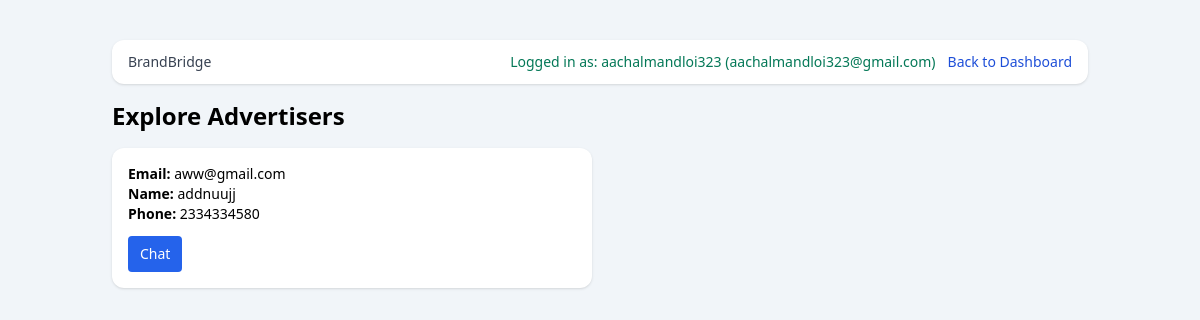
Page /explore/advertisers (signed in) on the committed database.
### app/models.py (models this page shows)
class User(Base):
    __tablename__ = "users"
    id = Column(Integer, primary_key=True, index=True)
    email = Column(String(255), unique=True, nullable=False, index=True)
    password_hash = Column(String(255), nullable=False)
    role = Column(SqlEnum(UserRole), default=UserRole.USER, nullable=False)
    is_active = Column(Boolean, default=True, nullable=False)
    created_at = Column(DateTime, default=datetime.utcnow, nullable=False)
    profile = relationship("Profile", back_populates="user", uselist=False)
    basic_profiles = relationship("BasicProfile", back_populates="user")
    approval_requests = relationship("ProfileApprovalRequest", back_populates="user")
    sent_messages = relationship(
        "Message", back_populates="sender", foreign_keys="Message.sender_id"
    )
    received_messages = relationship(
        "Message", back_populates="receiver", foreign_keys="Message.receiver_id"
    )

class BasicProfile(Base):
    __tablename__ = "basic_profiles"
    __table_args__ = (
        UniqueConstraint("user_id", "profile_type", name="uq_basic_profile_user_type"),
    )
    id = Column(Integer, primary_key=True, index=True)
    user_id = Column(Integer, ForeignKey("users.id"), nullable=False, index=True)
    profile_type = Column(SqlEnum(ProfileType), nullable=False)
    name = Column(String(120), nullable=False)
    phone_number = Column(String(30), nullable=False)
    created_at = Column(DateTime, default=datetime.utcnow, nullable=False)
    updated_at = Column(DateTime, default=datetime.utcnow, nullable=False)
    user = relationship("User", back_populates="basic_profiles")

### app/main.py (the view)
@app.get("/explore/advertisers", response_class=HTMLResponse)
def explore_advertisers_page(request: Request, db: Session = Depends(get_db)):
    user = _get_user_from_cookie(request, db)
    if not user:
        return RedirectResponse(url="/?error=Please login first.", status_code=303)
    if not _is_profile_type_approved(db, user.id, models.ProfileType.BRAND):
        return RedirectResponse(
            url="/dashboard?error=Only approved brands can explore advertisers.",
            status_code=303,
        )
    users = (
        db.query(models.User, models.BasicProfile)
        .join(
            models.ProfileApprovalRequest,
            and_(
                models.ProfileApprovalRequest.user_id == models.User.id,
                models.ProfileApprovalRequest.profile_type == models.ProfileType.ADVERTISER,
                models.ProfileApprovalRequest.status == models.ProfileStatus.APPROVED,
            ),
        )
        .outerjoin(
            models.BasicProfile,
            and_(
                models.BasicProfile.user_id == models.User.id,
                models.BasicProfile.profile_type == models.ProfileType.ADVERTISER,
            ),
        )
        .filter(models.User.id != user.id)
        .order_by(models.User.email.asc())
        .all()
    )
    items = []
    for list_user, basic_profile in users:
        items.append(
            {
                "user": list_user,
                "basic_profile": basic_profile,
                "has_chat": _has_existing_conversation(db, user.id, list_user.id),
            }
        )
    return templates.TemplateResponse(
        request,
        "explore_users.html",
        {
            "request": request,
            "user": user,
            "display_name": user.email.split("@")[0],
            "title": "Explore Advertisers",
            "empty_message": "No approved advertisers available right now.",
            "items": items,
            "start_chat_endpoint": "/ui/chat/start",
            "success": request.query_params.get("success"),
            "error": request.query_params.get("error"),
        },
    )

### templates/explore_users.html (shortened to what this page needs)
<!DOCTYPE html>
<html lang="en">
<head>
  <script src="https://cdn.tailwindcss.com"></script>
</head>
<body class="bg-slate-100 min-h-screen">
  <main class="max-w-5xl mx-auto px-6 py-10">
    <div class="mb-4 bg-white rounded-xl shadow px-4 py-3 flex items-center justify-between">
      <span class="text-sm text-gray-700 font-medium">BrandBridge</span>
      <div class="flex items-center gap-3">
        <span class="text-sm text-emerald-700">Logged in as: {{ display_name }} ({{ user.email }})</span>
        <a href="/dashboard" class="text-sm text-blue-700">Back to Dashboard</a>
      </div>
    </div>
    <h1 class="text-2xl font-bold mb-4">{{ title }}</h1>
    {% if items %}
      <div class="grid md:grid-cols-2 gap-4">
        {% for item in items %}
          <section class="bg-white rounded-xl shadow p-4">
            <p class="text-sm"><span class="font-semibold">Email:</span> {{ item.user.email }}</p>
            <p class="text-sm"><span class="font-semibold">Name:</span> {{ item.basic_profile.name if item.basic_profile else '-' }}</p>
            <p class="text-sm"><span class="font-semibold">Phone:</span> {{ item.basic_profile.phone_number if item.basic_profile else '-' }}</p>
            <div class="mt-3">
              {% if item.has_chat %}
                <a href="/chat-demo?user_id={{ item.user.id }}" class="inline-block bg-blue-600 text-white px-3 py-2 rounded text-sm">Chat</a>
              {% else %}
                <form action="{{ start_chat_endpoint }}/{{ item.user.id }}" method="post">
                  <button class="bg-emerald-600 text-white px-3 py-2 rounded text-sm">Start Chat</button>
                </form>
              {% endif %}
            </div>
          </section>
        {% endfor %}
      </div>
    {% else %}
      <div class="bg-white rounded-xl shadow p-5 text-sm text-gray-600">{{ empty_message }}</div>
    {% endif %}
  </main>
</body>
</html>

### rows in the picture
User: email "aachalmandloi323@gmail.com"
User: user.email "aww@gmail.com"
BasicProfile: basic_profile "addnuujj", basic_profile "2334334580"

### other values in the picture
{{ display_name }} "aachalmandloi323"
{{ title }} "Explore Advertisers"
